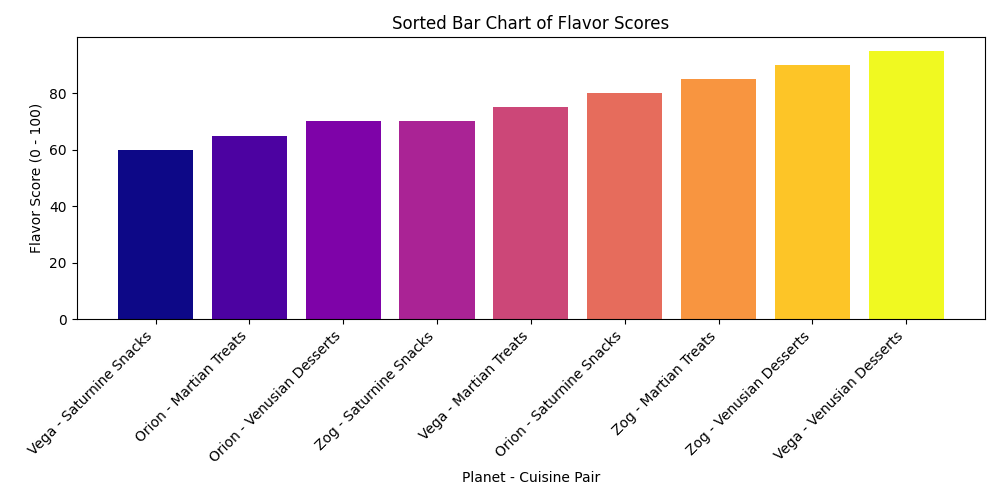

Reproduce this figure in Python.
import numpy as np
import matplotlib.pyplot as plt

planets = ['Orion', 'Vega', 'Zog']
cuisines = ['Saturnine Snacks', 'Martian Treats', 'Venusian Desserts']

popularity_scores = np.array([
    [80, 65, 70],
    [60, 75, 95],
    [70, 85, 90],
])

# Flatten and sort popularity scores along with storing indices
flattened_scores = popularity_scores.flatten()
sorted_indices = np.argsort(flattened_scores)
sorted_scores = flattened_scores[sorted_indices]

# Mapping sorted indices to planet-cuisine pairs
sorted_pairs = [(planets[i // len(cuisines)], cuisines[i % len(cuisines)]) for i in sorted_indices]

# Extract the sorted names for plotting
labels = [f"{p} - {c}" for p, c in sorted_pairs]

plt.figure(figsize=(10, 5))
plt.bar(labels, sorted_scores, color=plt.cm.plasma(np.linspace(0, 1, len(sorted_scores))))

plt.xticks(rotation=45, ha='right')
plt.xlabel('Planet - Cuisine Pair')
plt.ylabel('Flavor Score (0 - 100)')
plt.title('Sorted Bar Chart of Flavor Scores')
plt.tight_layout()
plt.show()
